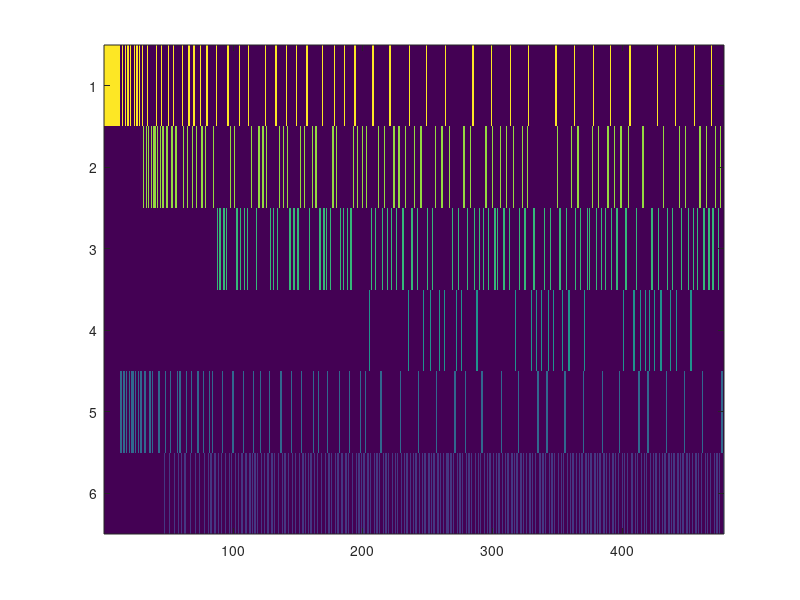

Source code (MATLAB):
%%%%%%%%%%%%%%%%%%%%%%%%%%
% hierarchical_suppression_computational_model
 
% This code will simulate dust-induced fly grooming behavior
%
%
% Original modeling and code by Primoz Ravbar
% March, 2013
%
% Unilateral inhibition implementation and code by Brett Mensh
% June, 2013
%
% Expanded and edited by Primoz Ravbar
% July, 2013
%%%%%%%%%%%%%%%%%%%%%%%%%%
 
 
 
clear all;close all
 
% User: set the following parameters to simulate the grooming sequence
% model. The default setting includes leg rubbing and uses sensory gain
% implementation. 
 
numb_of_segments=4; % how many cleaning modules? Current model uses 4
 
threshold_range = [0.0 0.0]; % sensory threshold difference not used in the current model 
 
dust_amount=1; % this is the initial dust that is on the fly. Default = 1, meaning fully dusty fly. Use 0 to simulate constitutive cleaning without dust.
dust_homo=10; % how homogeneous is the dust? 1 means random amount of dust; 10 means that the dust varies randomly within the upper 10% while 90% of the body is fully covered
 
clean_incr=0.08; %how much dust is taken off of a body part in each "cleaning iteration" or "wipe"
 
%%%%%%%%%%%% SET THE IMPLEMENTATION: UIM OR SGM %%%%%%%%%%%%%%%%
% set sensory gain here (for SGM):
%wii=[0.5 0.4 0.3 0.2 0.1]; %used these weights for the sensory gain part
%of Figure 4 (Figure 4C) %only use for 5 segment model (5 cleaning modules)
% the following line should be used for arbitrary number of segments (cleaning modules):
sensory_gain_range = [3.0 1.0];wii = linspace(sensory_gain_range(1),sensory_gain_range(2),numb_of_segments); 
%use the range on the following line to make sensory gain accross the
%modules equal
%sensory_gain_range = [1.0 1.0];wii = linspace(sensory_gain_range(1),sensory_gain_range(2),numb_of_segments); 

 
% set unilateral inhibition here (for UIM):
%weight_unilateral_inh=-0.5; %used this value for the unilateral inhibition shown in Figure 4D - weights of unidirectional inhibitions (0 to -1)
weight_unilateral_inh=0.0; % weights of unidirectional inhibitions removed
 
%%%%%%%%%%%%% INCLUDE LEG RUBBING %%%%%%%%%%%%%%%%%%%%%%%%%
numb_of_leg_pairs =2; % how many pairs of legs; current model uses 2 pairs of legs involved in grooming
 
leg_gain=30; % set sensitivity of legs to dust (sensory gain of legs); in the current model it is set at 30
dust_removed_leg_rub=0.08; % the fraction of dust removed from legs with every leg rub; 
 
dust_added_to_leg=0.08; % the fraction of dust added to legs as they clean the body, per stroke. 
%dust_added_to_leg=0.00; % select this line to simulate the model without
%involvment of legs
threshold_leg = 0.00; % in current model threshold is set to zero
%%%%%%%%%%%%%%%%%%%%%%%%%%%%%%%%%%%%%%%%%%%%%%%%%%%%%%%%%%%%%%%%%%%%%
 
 
%%%%%%%%%%%%%%%%%%%% SET CONSTITUTIVE ACTIVATION OF A CLEANING MODULE %%%%%%%%%%%%%%%%%%%%%%%%%%%
% Select the module for constitutive activation (1-5). Works only for a 5
% segment model. Use 0 for no constitutive activation.
ect_drive_module = 0;
 
 
%%%%%%%%%%%%%%%% END OF USER PARAMETER SETTING %%%%%%%%%%%%%%%%%%%%%
 
for i=1:numb_of_segments;
  dust_amount_record(i,1)=dust_amount-((dust_amount*rand)/dust_homo);
end
 
d=dust_amount_record*10; 
 
for i=1:numb_of_leg_pairs;
    threshold_record_leg(i,1)=threshold_leg;
end
 
 
for i=1:numb_of_leg_pairs;
  dust_amount_record_leg(i,1)=0;
end
 
 
 
for i=1:numb_of_leg_pairs;
   activity_record_leg(i,1)=dust_amount_record_leg(i,1)-threshold_record_leg(i,1);
end
 
 
 
%creates a vector of the threshold range for the number of segements
    
   threshold_initial = linspace(threshold_range(1),threshold_range(2),numb_of_segments)';
   threshold_record = linspace(threshold_range(1),threshold_range(2),numb_of_segments)';
 
 
% Select module for constitutive activation
for gal=ect_drive_module:ect_drive_module;
    switch gal
        
      case 0   
          fly_type='wild-type';  
      case 1
          fly_type='GAL-eyes';
      case 2
         fly_type='GAL-antennae';
      case 3
         fly_type='GAL-abdomen';
      case 4
         fly_type='GAL-wings';
      case 5
         fly_type='GAL-thorax';
    end
    
 
  
    
    
       % construct the inhibitory weight matrix wij for UIM implementation
         w=weight_unilateral_inh; 
                
          for m=1:numb_of_segments; 
              for n=1:numb_of_segments;
                  if m > n; wij(m,n)=0;end;
                  if m == n; wij(m,n)=1;end;
                  if m < n; wij(m,n)=w;end;
              end;
          end
 
                wij_string='uptri';  
 
        dustmat=d; %this stores all the "dust levels" across all the iterations
        segment_record=zeros(1,numb_of_segments);
        weight_record=ones(numb_of_segments,1); % no self-excitation in current model; keep at 1
 
        
        %%%%%%%%%%%%%%% MAIN LOOP STARTS HERE %%%%%%%%%%%%%%%%%%%%%%%%%%%%%%%%%%%
 
        i=0;
        sent=0;
%runs for 2000 iterations
        while sent~=99 & i<2000
            i=i+1;
            sensin=(dustmat(:,i)'.*wii) - threshold_record'; %this is activation level:the activity of the sensory neuron is the amount of dust times the sensory gain
            out=sensin*wij;  %sensory input times the synaptic weight matrix for UDM implementation
            [y,ind] = max(out);  % select the winner
            if y<0 % stop if the winner's activation level is negative
                sent=99;
            end
            
            out(out<0)=0;
            
            
            if ind <  numb_of_segments/2; l=1;end % set the index for legs; if the anterior modules are active set l = 1 for front legs; 
            if ind >= numb_of_segments/2; l=2;end % if posterior modules are actove set l = 2;
            
           
           %%%%%%%%%%% INCLUDE LEG RUBBING TO THE MODEL %%%%%%%%%%%%%% 
            %update all the data logs appropriately
            activitymat(1:numb_of_segments,i)=out';
           
            dustmat(1:numb_of_segments,i+1)=dustmat(1:numb_of_segments,i);
            dustmat(ind,i+1)=dustmat(ind,i+1)-clean_incr;
            
             dust_amount_record_leg(:,i+1)=dust_amount_record_leg(:,i);           
             dust_amount_record_leg(l,i+1)=dust_amount_record_leg(l,i+1) + dust_added_to_leg;
             dust_amount_record_leg(dust_amount_record_leg<0)=0;
             dust_amount_record_leg(dust_amount_record_leg>1)=1;
            
             activity_record_leg(l,i)=dust_amount_record_leg(l,i)*leg_gain;
            
             max_activity_leg=max(activity_record_leg(:,i)); % same as above for legs
             max_activity = max(activitymat(:,i));
            
 
              if dust_amount_record_leg(l,i) > threshold_record_leg(l,1) && activity_record_leg(l,i) == max_activity_leg && max_activity < max_activity_leg;
          
                dust_amount_record_leg(l,i+1)=dust_amount_record_leg(l,i )- dust_removed_leg_rub;
                dust_amount_record_leg(dust_amount_record_leg<0)=0;
                ethogram_max_activity(numb_of_segments+l,i+1)=1;
                
                winner(1,i)=numb_of_segments + l;
                winmat(1:numb_of_segments,i)=zeros(numb_of_segments,1); 
                winmat(numb_of_segments + l,i)=1;
                
              else
                  
               winner(1,i)=ind;
               winmat(1:numb_of_segments,i)=zeros(numb_of_segments,1); 
               winmat(ind,i)=1;
                
              end
  
            %%%%%%%%%% IMPLEMENT SENSORY DRIVE HERE %%%%%%%%%%%%  
 
            if gal>0  % if this is not a wild-type fly
               dustmat(gal,i+1)=10;  %then override the constitutive module's actual dust level to a constant dust level of maximum (10) on the next round
            end
            %%%%%%%%%%%%%%%%%%%%%%%%%%%%%%%%%%%%%%%%%%%%%%%%%%%%%%%%%%%%
            
 
            winner(:,1:i);
            winmat(:,1:i);
            dustmat(:,1:i+1);
 
        end  %%%%%%THIS IS THE END OF THE MAIN LOOP%%%%
 
        disp(['there were ' num2str(i) ' iterations on the ' fly_type ' , ' wij_string ' run'])
 
end 
 
%%%%%% MAIN OUTPUT OF THE MODEL
 ethogram_binary=winmat; % This is the ethogram: rows: "active cleaning module"; cols: "time"; 
 % The bottom 2 rows represent the front and back leg rubbing if
 % implemented
 
%%%%%%%%%%%%%%%%%%%%%%%%%%%%%%%%%%%%%%%%%%%%%%% 
 
%%%%%%%%%%%%% PLOT ETHOGRAM IN DIFFERENT COLORS %%%%%%%%%%%%%%%
  for i=1:size(ethogram_binary,1);
        eth(i,:)=ethogram_binary(i,:)*(size(ethogram_binary,1)+1-i);
  end
  ethogram_total=eth;
 
  
  figure;imagesc(ethogram_total)
  
  %%%%%%%%%%% END %%%%%%%%%%%%%%%%%%%%%%%%%%%%%%%%%%%%%%%%%%%%



